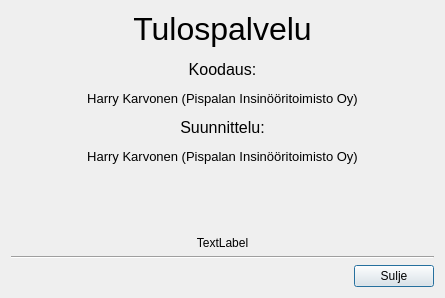
<?xml version="1.0" encoding="UTF-8"?>
<ui version="4.0">
 <class>TietojaDialog</class>
 <widget class="QDialog" name="TietojaDialog">
  <property name="geometry">
   <rect>
    <x>0</x>
    <y>0</y>
    <width>445</width>
    <height>298</height>
   </rect>
  </property>
  <property name="windowTitle">
   <string>Tulospalvelu - Tietoja</string>
  </property>
  <layout class="QVBoxLayout" name="verticalLayout" stretch="1,0,0,0">
   <item>
    <widget class="QLabel" name="label">
     <property name="text">
      <string>&lt;!DOCTYPE HTML PUBLIC &quot;-//W3C//DTD HTML 4.0//EN&quot; &quot;http://www.w3.org/TR/REC-html40/strict.dtd&quot;&gt;
&lt;html&gt;&lt;head&gt;&lt;meta name=&quot;qrichtext&quot; content=&quot;1&quot; /&gt;&lt;style type=&quot;text/css&quot;&gt;
p, li { white-space: pre-wrap; }
&lt;/style&gt;&lt;/head&gt;&lt;body style=&quot; font-family:'Cantarell'; font-size:11pt; font-weight:400; font-style:normal;&quot;&gt;
&lt;p style=&quot; margin-top:12px; margin-bottom:12px; margin-left:0px; margin-right:0px; -qt-block-indent:0; text-indent:0px;&quot;&gt;&lt;span style=&quot; font-size:24pt;&quot;&gt;Tulospalvelu&lt;/span&gt;&lt;/p&gt;
&lt;p style=&quot; margin-top:12px; margin-bottom:12px; margin-left:0px; margin-right:0px; -qt-block-indent:0; text-indent:0px;&quot;&gt;&lt;span style=&quot; font-size:12pt;&quot;&gt;Koodaus:&lt;/span&gt;&lt;/p&gt;
&lt;p style=&quot; margin-top:12px; margin-bottom:12px; margin-left:0px; margin-right:0px; -qt-block-indent:0; text-indent:0px;&quot;&gt;&lt;span style=&quot; font-size:10pt;&quot;&gt;Harry Karvonen (Pispalan Insinööritoimisto Oy)&lt;/span&gt;&lt;/p&gt;
&lt;p style=&quot; margin-top:12px; margin-bottom:12px; margin-left:0px; margin-right:0px; -qt-block-indent:0; text-indent:0px;&quot;&gt;&lt;span style=&quot; font-size:12pt;&quot;&gt;Suunnittelu:&lt;/span&gt;&lt;/p&gt;
&lt;p style=&quot; margin-top:12px; margin-bottom:12px; margin-left:0px; margin-right:0px; -qt-block-indent:0; text-indent:0px;&quot;&gt;&lt;span style=&quot; font-size:10pt;&quot;&gt;Harry Karvonen (Pispalan Insinööritoimisto Oy)&lt;/span&gt;&lt;/p&gt;
&lt;p style=&quot;-qt-paragraph-type:empty; margin-top:12px; margin-bottom:12px; margin-left:0px; margin-right:0px; -qt-block-indent:0; text-indent:0px; font-size:10pt;&quot;&gt;&lt;br /&gt;&lt;/p&gt;&lt;/body&gt;&lt;/html&gt;</string>
     </property>
     <property name="alignment">
      <set>Qt::AlignHCenter|Qt::AlignTop</set>
     </property>
    </widget>
   </item>
   <item>
    <widget class="QLabel" name="buildLabel">
     <property name="text">
      <string>TextLabel</string>
     </property>
     <property name="alignment">
      <set>Qt::AlignCenter</set>
     </property>
    </widget>
   </item>
   <item>
    <widget class="Line" name="line">
     <property name="orientation">
      <enum>Qt::Horizontal</enum>
     </property>
    </widget>
   </item>
   <item>
    <layout class="QHBoxLayout" name="horizontalLayout">
     <item>
      <spacer name="horizontalSpacer">
       <property name="orientation">
        <enum>Qt::Horizontal</enum>
       </property>
       <property name="sizeHint" stdset="0">
        <size>
         <width>40</width>
         <height>20</height>
        </size>
       </property>
      </spacer>
     </item>
     <item>
      <widget class="QPushButton" name="closeButton">
       <property name="text">
        <string>Sulje</string>
       </property>
      </widget>
     </item>
    </layout>
   </item>
  </layout>
 </widget>
 <resources/>
 <connections>
  <connection>
   <sender>closeButton</sender>
   <signal>clicked()</signal>
   <receiver>TietojaDialog</receiver>
   <slot>accept()</slot>
   <hints>
    <hint type="sourcelabel">
     <x>392</x>
     <y>281</y>
    </hint>
    <hint type="destinationlabel">
     <x>222</x>
     <y>153</y>
    </hint>
   </hints>
  </connection>
 </connections>
</ui>
